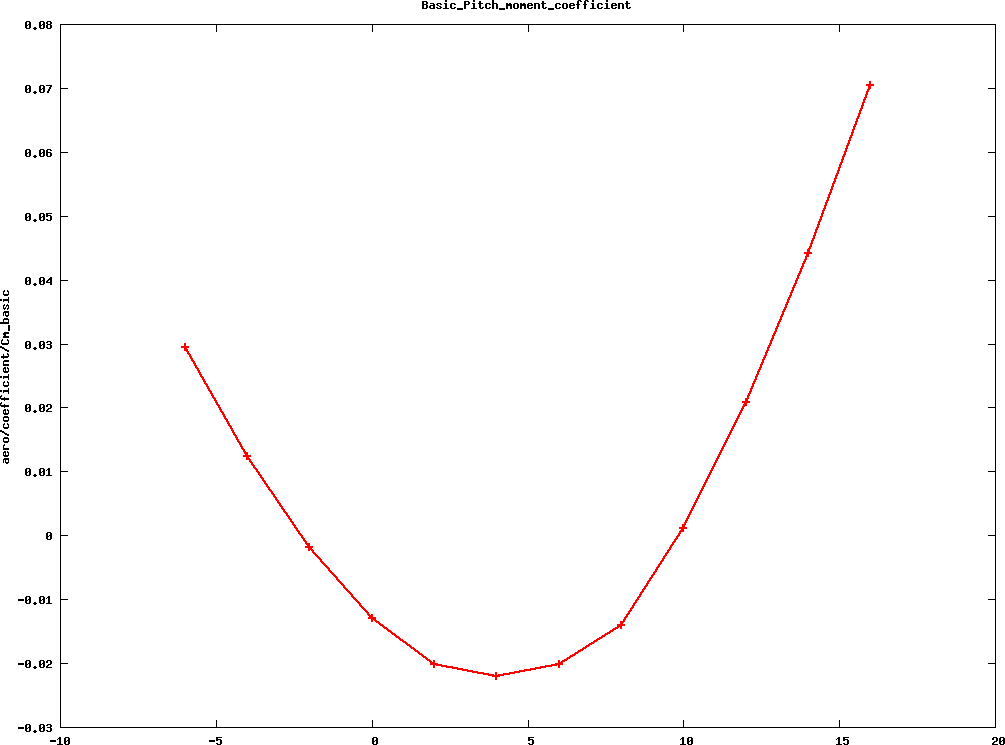

Generate this figure with gnuplot:
#! gnuplot 
set title "Basic_Pitch_moment_coefficient"
set xlabel ""
set ylabel "aero/coefficient/Cm_basic"
set term png medium size 1024,768 crop
unset key

set out 'Basic_Pitch_moment_coefficient.png'
plot \
'Basic_Pitch_moment_coefficient.dat' w linespoints lw 2
set out
set term png medium size 1024,768 crop
